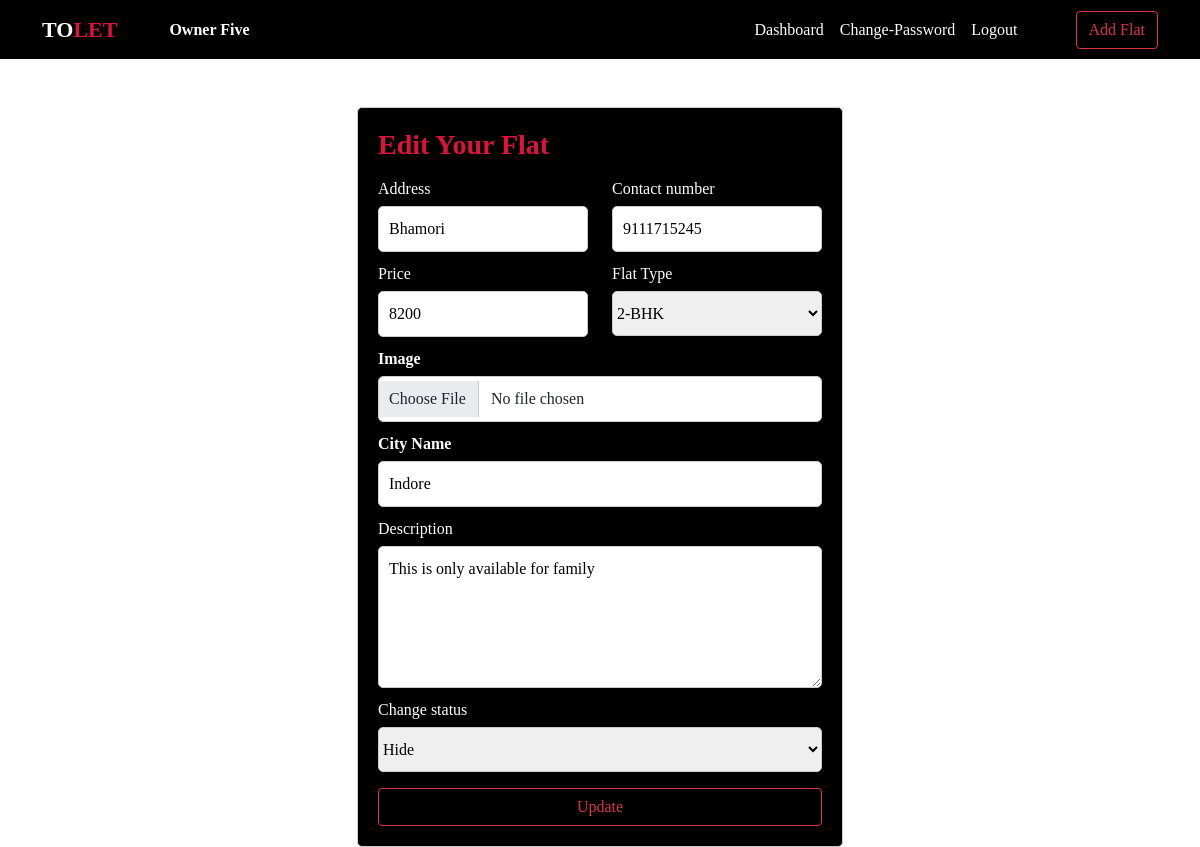
Page /editflat/6 (signed in) on the earlier database version.
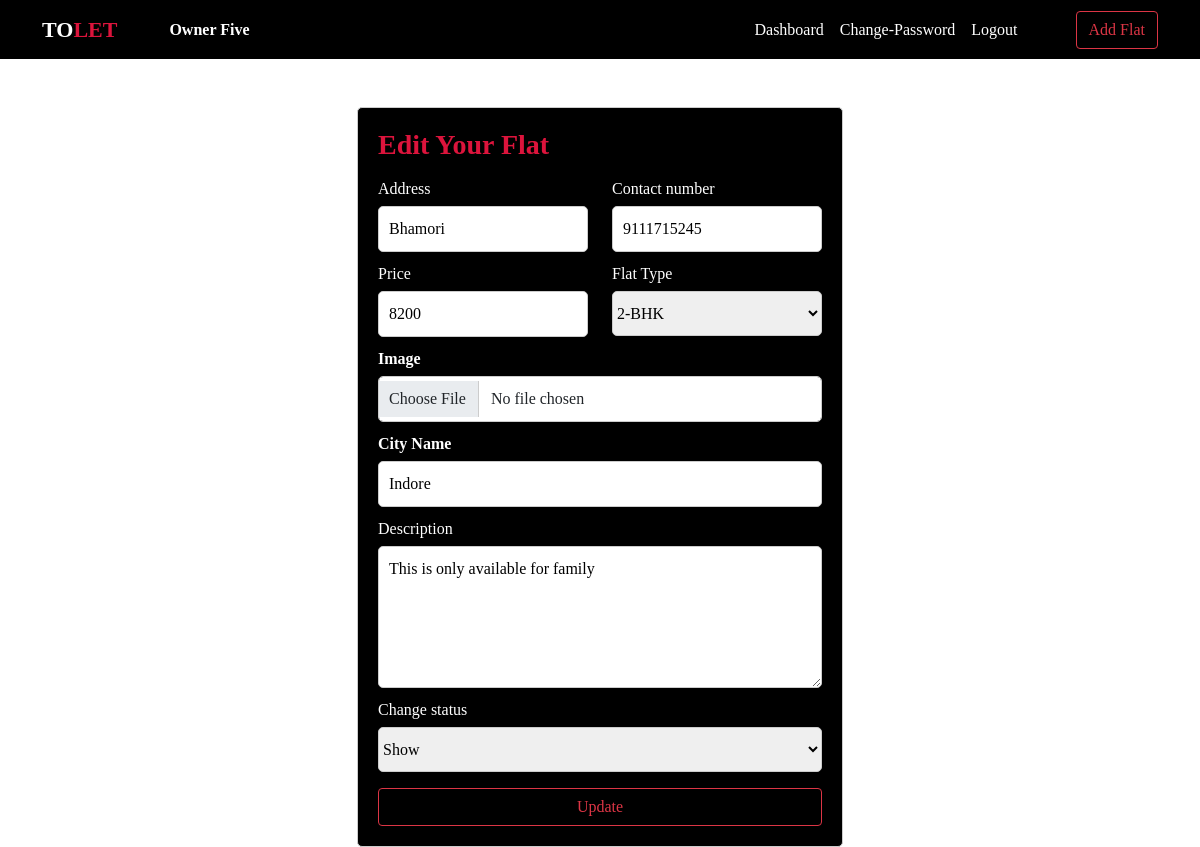
Same page on the later database version.
### AddFlat/models.py (models this page shows, shortened)
class AddFlat(models.Model):
    owner = models.ForeignKey(FlatOwner, on_delete=models.CASCADE)
    address = models.CharField(max_length=300)
    contact = models.CharField(max_length=20)
    price = models.IntegerField()
    flat_type = models.CharField(max_length=30, null=True)
    image = models.FileField(upload_to="media", null=True)
    city = models.CharField(max_length=200, null=True)
    desc = models.TextField()
    flatstatus = models.CharField(max_length=50, null=True)

### AddFlat/views.py (the view, shortened to what this page needs)
# urls.py: path('editflat/<int:pid>', EditFlat, name="editflat"),
def EditFlat(request, pid):
    if not request.user.is_authenticated:
        return redirect("ownerlogin")
    ID = AddFlat.objects.get(id=pid)
    error = ""
    d = {'ID':ID, 'error':error}
    return render(request, 'OwnerPages/EditFlat.html', d)

### AddFlat/templates/OwnerPages/EditFlat.html (shortened to what this page needs)
{% include 'Navbars/OwnerNavbar.html' %}
{% block content %}
{% load static %}
<link rel="stylesheet" href="{% static 'SignupLoginPage.css' %}">
<form method="POST" class="form1 mt-5" enctype="multipart/form-data">{% csrf_token %}
    <h3 class="heading">Edit Your Flat</h3>
    <div class="row" style="margin-top: 15px;">
        <div class="col-md-6">
            <label for="address">Address</label>
            <input class="input1" type="text" name="address" placeholder="Your address" value="{{ID.address}}" required>
        </div>
        <div class="col-md-6">
            <label for="contact">Contact number</label>
            <input class="input1" type="text" name="contact" placeholder="Your contact number" value="{{ID.contact}}" required>
        </div>
    </div>
    <div class="row">
        <div class="col-md-6">
            <label for="price">Price</label>
            <input class="input1" type="text" name="price" placeholder="Flat price" value="{{ID.price}}" required>
        </div>
        <div class="col-md-6"  style="display: inline;">
            <label for="flattype">Flat Type</label>
            <select name="choice" required>
                <option value="{{ID.flat_type}}">{{ID.flat_type}}</option>
            </select>
        </div>
    </div>
    <div class="row">
        <div class="col-md-12">
            <label for="image"><b>Image</b></label>
            <input type="file" class="form-control input1" id="image" name="image" value="{{ID.image.url}}" required>
        </div>
    </div>
    <div class="row">
        <div class="col-md-12">
            <label for="city"><b>City Name</b></label>
            <input class="input1" type="text" class="form-control input1" placeholder="Your City" id="city" name="city" value="{{ID.city}}" required>
        </div>
    </div>
    <div class="row">
        <div class="col-md-12">
            <label for="desc">Description</label>
            <textarea class="input1" name="desc" id="desc" cols="30" rows="5" placeholder="About Your Flat">{{ID.desc}}</textarea>
        </div>
    </div>
    <div class="col-md-6"  style="display: inline;">
        <label for="status">Change status</label>
        <select name="status" required>
            <option value="{{ID.status}}">{{ID.flatstatus}}</option>
        </select>
    </div>
    <input type="submit" value="Update" class="mt-3 btn btn-outline-danger form-control">
</form>
{% endblock content %}

Differences in the rows shown:
changed AddFlat "Bhamori": status "Hide" → "Show"
